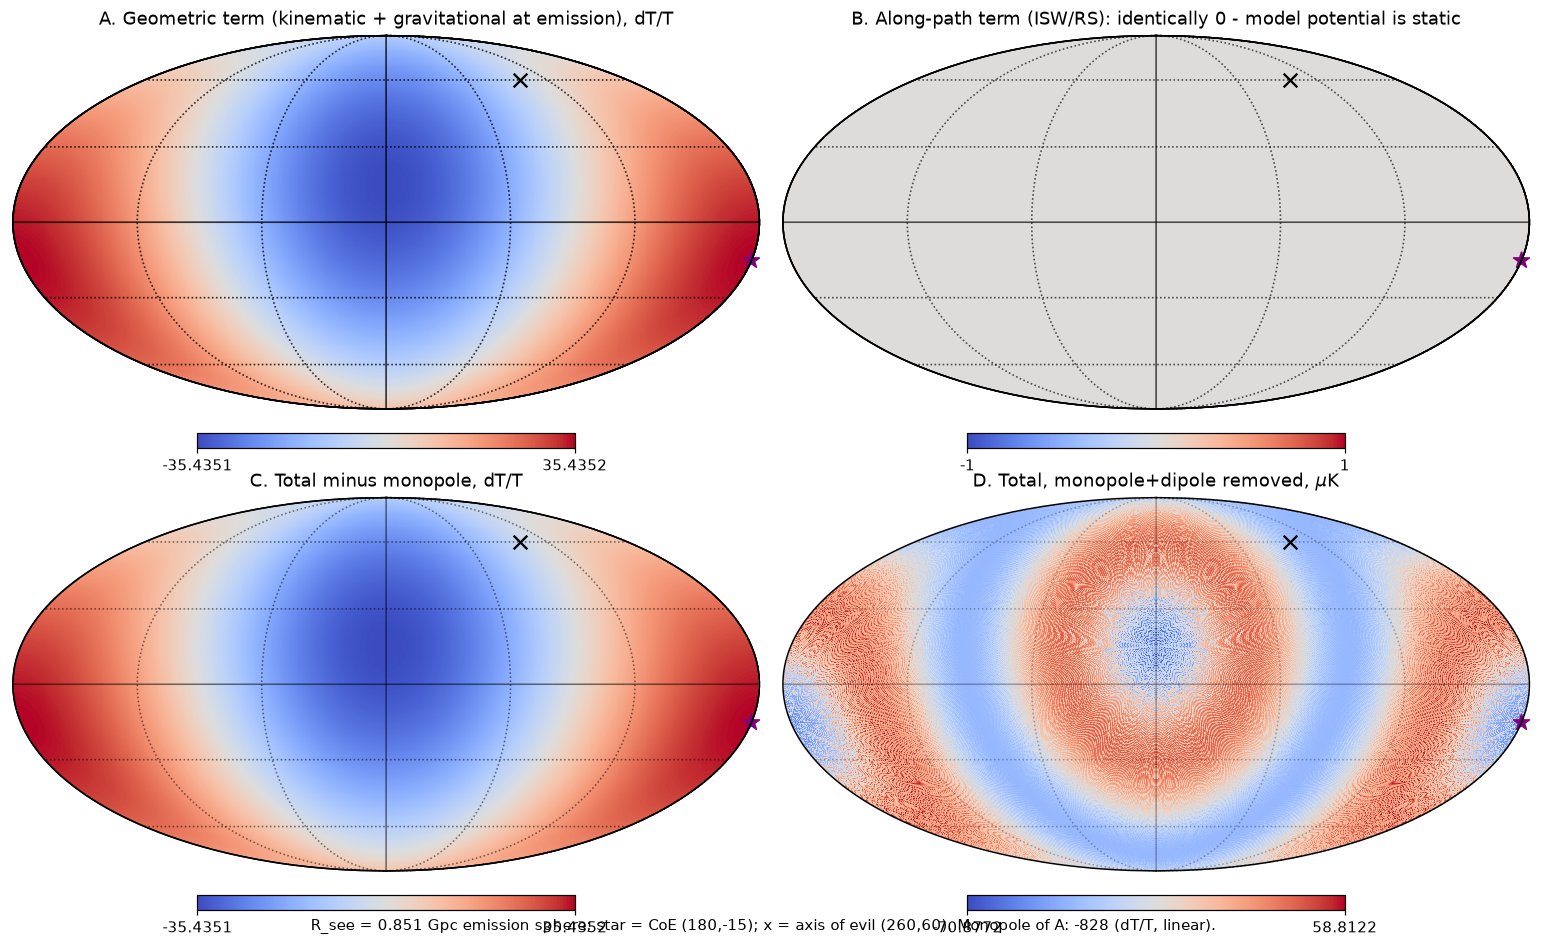

The script that saved this image:
# Mollweide maps (Galactic, l increases left) of the light-path dT/T prediction, R_see run, from cmb_lightpath_maps.npz (cmb_lightpath_compute.py).
import numpy as np,healpy as hp,matplotlib;matplotlib.use('Agg');import matplotlib.pyplot as plt
m=np.load('cmb_lightpath_maps.npz');T=2.7255e6
fig=plt.figure(figsize=(14,8.4))
P=[('geo','A. Geometric term (kinematic + gravitational at emission), dT/T',1,None),
   ('path','B. Along-path term (ISW/RS): identically 0 - model potential is static',1,(-1,1)),
   ('tot','C. Total minus monopole, dT/T',1,None),
   ('tot_nodip','D. Total, monopole+dipole removed, $\\mu$K',T,None)]
for i,(k,t,s,r) in enumerate(P):
    x=m[k]*s
    if k in('geo','tot'):x=x-x.mean()
    kw=dict(min=r[0],max=r[1]) if r else {}
    hp.mollview(x,fig=fig.number,sub=(2,2,i+1),title=t,cmap='coolwarm',**kw,notext=False)
    hp.projscatter(180,-15,lonlat=True,marker='*',s=120,c='purple');hp.projscatter(260,60,lonlat=True,marker='x',s=80,c='k')
    hp.graticule(dpar=30,dmer=60,alpha=.3)
fig.text(.5,.01,'R_see = 0.851 Gpc emission sphere; star = CoE (180,-15); x = axis of evil (260,60). Monopole of A: -828 (dT/T, linear).',ha='center')
plt.savefig('cmb_lightpath_maps.png',dpi=110,bbox_inches='tight')
